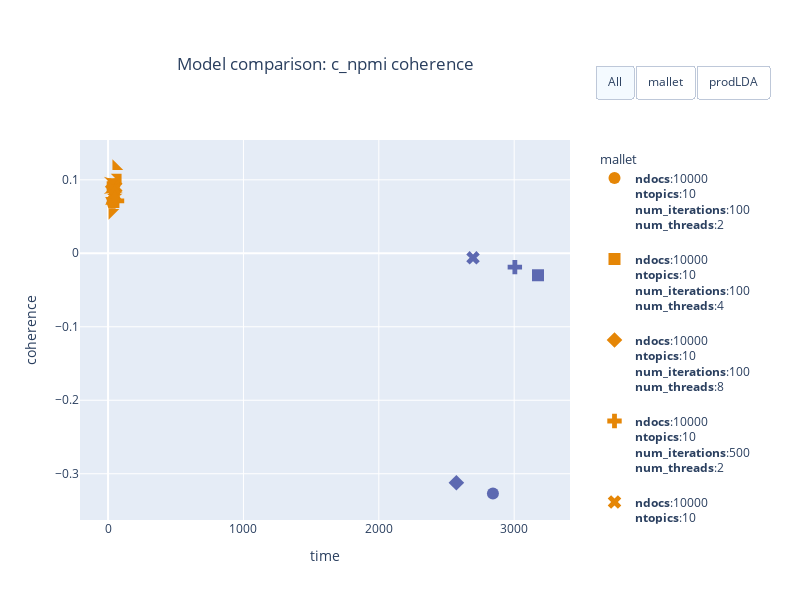
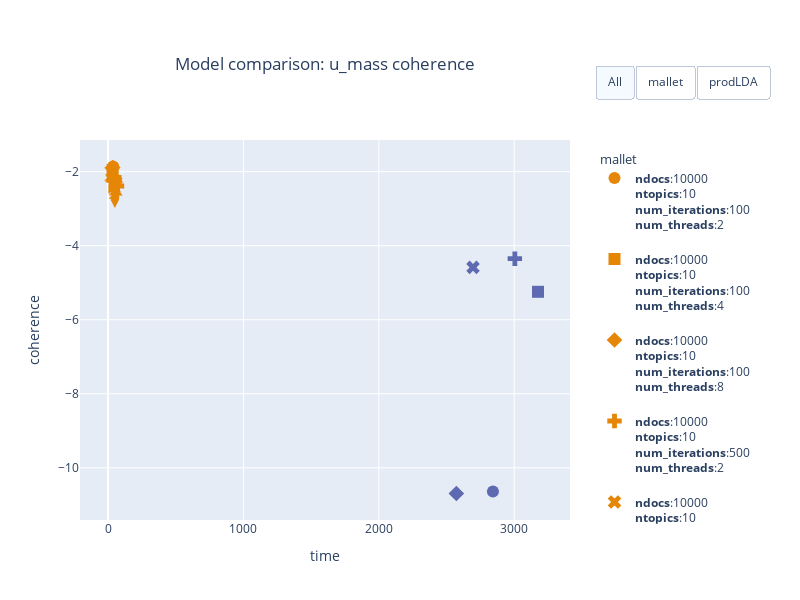

Notebook cell for these charts, in order:
### Code cell
for fig in compare_models_coherence(models):
    fig.show()

### Figure 1 — Plotly figure (JSON) as saved in the notebook; plotly's stock layout.template omitted (floating-point values rounded to 4 significant figures)
{"data": [{"legendgroup": "mallet", "legendgrouptitle": {"text": "mallet"}, "marker": {"color": "rgb(229, 134, 6)", "size": 12, "symbol": 0}, "mode": "markers", "name": "<b>ndocs</b>:10000<br><b>ntopics</b>:10<br><b>num_iterations</b>:100<br><b>num_threads</b>:2<br>", "text": "<b>ndocs</b>:10000<br><b>ntopics</b>:10<br><b>num_iterations</b>:100<br><b>num_threads</b>:2<br>", "textposition": "top center", "type": "scatter", "x": [37], "y": [0.09199]}, {"legendgroup": "mallet", "legendgrouptitle": {"text": "mallet"}, "marker": {"color": "rgb(229, 134, 6)", "size": 12, "symbol": 1}, "mode": "markers", "name": "<b>ndocs</b>:10000<br><b>ntopics</b>:10<br><b>num_iterations</b>:100<br><b>num_threads</b>:4<br>", "text": "<b>ndocs</b>:10000<br><b>ntopics</b>:10<br><b>num_iterations</b>:100<br><b>num_threads</b>:4<br>", "textposition": "top center", "type": "scatter", "x": [34], "y": [0.08991]}, {"legendgroup": "mallet", "legendgrouptitle": {"text": "mallet"}, "marker": {"color": "rgb(229, 134, 6)", "size": 12, "symbol": 2}, "mode": "markers", "name": "<b>ndocs</b>:10000<br><b>ntopics</b>:10<br><b>num_iterations</b>:100<br><b>num_threads</b>:8<br>", "text": "<b>ndocs</b>:10000<br><b>ntopics</b>:10<br><b>num_iterations</b>:100<br><b>num_threads</b>:8<br>", "textposition": "top center", "type": "scatter", "x": [34], "y": [0.09051]}, {"legendgroup": "mallet", "legendgrouptitle": {"text": "mallet"}, "marker": {"color": "rgb(229, 134, 6)", "size": 12, "symbol": 3}, "mode": "markers", "name": "<b>ndocs</b>:10000<br><b>ntopics</b>:10<br><b>num_iterations</b>:500<br><b>num_threads</b>:2<br>", "text": "<b>ndocs</b>:10000<br><b>ntopics</b>:10<br><b>num_iterations</b>:500<br><b>num_threads</b>:2<br>", "textposition": "top center", "type": "scatter", "x": [66], "y": [0.07131]}, {"legendgroup": "mallet", "legendgrouptitle": {"text": "mallet"}, "marker": {"color": "rgb(229, 134, 6)", "size": 12, "symbol": 4}, "mode": "markers", "name": "<b>ndocs</b>:10000<br><b>ntopics</b>:10<br><b>num_iterations</b>:500<br><b>num_threads</b>:4<br>", "text": "<b>ndocs</b>:10000<br><b>ntopics</b>:10<br><b>num_iterations</b>:500<br><b>num_threads</b>:4<br>", "textposition": "top center", "type": "scatter", "x": [57], "y": [0.08989]}, {"legendgroup": "mallet", "legendgrouptitle": {"text": "mallet"}, "marker": {"color": "rgb(229, 134, 6)", "size": 12, "symbol": 5}, "mode": "markers", "name": "<b>ndocs</b>:10000<br><b>ntopics</b>:10<br><b>num_iterations</b>:500<br><b>num_threads</b>:8<br>", "text": "<b>ndocs</b>:10000<br><b>ntopics</b>:10<br><b>num_iterations</b>:500<br><b>num_threads</b>:8<br>", "textposition": "top center", "type": "scatter", "x": [57], "y": [0.07553]}, {"legendgroup": "mallet", "legendgrouptitle": {"text": "mallet"}, "marker": {"color": "rgb(229, 134, 6)", "size": 12, "symbol": 6}, "mode": "markers", "name": "<b>ndocs</b>:10000<br><b>ntopics</b>:20<br><b>num_iterations</b>:100<br><b>num_threads</b>:2<br>", "text": "<b>ndocs</b>:10000<br><b>ntopics</b>:20<br><b>num_iterations</b>:100<br><b>num_threads</b>:2<br>", "textposition": "top center", "type": "scatter", "x": [39], "y": [0.08383]}, {"legendgroup": "mallet", "legendgrouptitle": {"text": "mallet"}, "marker": {"color": "rgb(229, 134, 6)", "size": 12, "symbol": 7}, "mode": "markers", "name": "<b>ndocs</b>:10000<br><b>ntopics</b>:20<br><b>num_iterations</b>:100<br><b>num_threads</b>:4<br>", "text": "<b>ndocs</b>:10000<br><b>ntopics</b>:20<br><b>num_iterations</b>:100<br><b>num_threads</b>:4<br>", "textposition": "top center", "type": "scatter", "x": [36], "y": [0.08409]}, {"legendgroup": "mallet", "legendgrouptitle": {"text": "mallet"}, "marker": {"color": "rgb(229, 134, 6)", "size": 12, "symbol": 8}, "mode": "markers", "name": "<b>ndocs</b>:10000<br><b>ntopics</b>:20<br><b>num_iterations</b>:100<br><b>num_threads</b>:8<br>", "text": "<b>ndocs</b>:10000<br><b>ntopics</b>:20<br><b>num_iterations</b>:100<br><b>num_threads</b>:8<br>", "textposition": "top center", "type": "scatter", "x": [36], "y": [0.09255]}, {"legendgroup": "mallet", "legendgrouptitle": {"text": "mallet"}, "marker": {"color": "rgb(229, 134, 6)", "size": 12, "symbol": 9}, "mode": "markers", "name": "<b>ndocs</b>:10000<br><b>ntopics</b>:20<br><b>num_iterations</b>:500<br><b>num_threads</b>:2<br>", "text": "<b>ndocs</b>:10000<br><b>ntopics</b>:20<br><b>num_iterations</b>:500<br><b>num_threads</b>:2<br>", "textposition": "top center", "type": "scatter", "x": [73], "y": [0.1033]}, {"legendgroup": "mallet", "legendgrouptitle": {"text": "mallet"}, "marker": {"color": "rgb(229, 134, 6)", "size": 12, "symbol": 10}, "mode": "markers", "name": "<b>ndocs</b>:10000<br><b>ntopics</b>:20<br><b>num_iterations</b>:500<br><b>num_threads</b>:4<br>", "text": "<b>ndocs</b>:10000<br><b>ntopics</b>:20<br><b>num_iterations</b>:500<br><b>num_threads</b>:4<br>", "textposition": "top center", "type": "scatter", "x": [56], "y": [0.09468]}, {"legendgroup": "mallet", "legendgrouptitle": {"text": "mallet"}, "marker": {"color": "rgb(229, 134, 6)", "size": 12, "symbol": 11}, "mode": "markers", "name": "<b>ndocs</b>:10000<br><b>ntopics</b>:20<br><b>num_iterations</b>:500<br><b>num_threads</b>:8<br>", "text": "<b>ndocs</b>:10000<br><b>ntopics</b>:20<br><b>num_iterations</b>:500<br><b>num_threads</b>:8<br>", "textposition": "top center", "type": "scatter", "x": [59], "y": [0.1181]}, {"legendgroup": "mallet", "legendgrouptitle": {"text": "mallet"}, "marker": {"color": "rgb(229, 134, 6)", "size": 12, "symbol": 12}, "mode": "markers", "name": "<b>ndocs</b>:5000<br><b>ntopics</b>:10<br><b>num_iterations</b>:100<br><b>num_threads</b>:2<br>", "text": "<b>ndocs</b>:5000<br><b>ntopics</b>:10<br><b>num_iterations</b>:100<br><b>num_threads</b>:2<br>", "textposition": "top center", "type": "scatter", "x": [30], "y": [0.05542]}, {"legendgroup": "mallet", "legendgrouptitle": {"text": "mallet"}, "marker": {"color": "rgb(229, 134, 6)", "size": 12, "symbol": 13}, "mode": "markers", "name": "<b>ndocs</b>:5000<br><b>ntopics</b>:10<br><b>num_iterations</b>:100<br><b>num_threads</b>:4<br>", "text": "<b>ndocs</b>:5000<br><b>ntopics</b>:10<br><b>num_iterations</b>:100<br><b>num_threads</b>:4<br>", "textposition": "top center", "type": "scatter", "x": [29], "y": [0.06716]}, {"legendgroup": "mallet", "legendgrouptitle": {"text": "mallet"}, "marker": {"color": "rgb(229, 134, 6)", "size": 12, "symbol": 14}, "mode": "markers", "name": "<b>ndocs</b>:5000<br><b>ntopics</b>:10<br><b>num_iterations</b>:100<br><b>num_threads</b>:8<br>", "text": "<b>ndocs</b>:5000<br><b>ntopics</b>:10<br><b>num_iterations</b>:100<br><b>num_threads</b>:8<br>", "textposition": "top center", "type": "scatter", "x": [29], "y": [0.07223]}, {"legendgroup": "mallet", "legendgrouptitle": {"text": "mallet"}, "marker": {"color": "rgb(229, 134, 6)", "size": 12, "symbol": 15}, "mode": "markers", "name": "<b>ndocs</b>:5000<br><b>ntopics</b>:10<br><b>num_iterations</b>:500<br><b>num_threads</b>:2<br>", "text": "<b>ndocs</b>:5000<br><b>ntopics</b>:10<br><b>num_iterations</b>:500<br><b>num_threads</b>:2<br>", "textposition": "top center", "type": "scatter", "x": [44], "y": [0.07182]}, {"legendgroup": "mallet", "legendgrouptitle": {"text": "mallet"}, "marker": {"color": "rgb(229, 134, 6)", "size": 12, "symbol": 16}, "mode": "markers", "name": "<b>ndocs</b>:5000<br><b>ntopics</b>:10<br><b>num_iterations</b>:500<br><b>num_threads</b>:4<br>", "text": "<b>ndocs</b>:5000<br><b>ntopics</b>:10<br><b>num_iterations</b>:500<br><b>num_threads</b>:4<br>", "textposition": "top center", "type": "scatter", "x": [45], "y": [0.07424]}, {"legendgroup": "mallet", "legendgrouptitle": {"text": "mallet"}, "marker": {"color": "rgb(229, 134, 6)", "size": 12, "symbol": 17}, "mode": "markers", "name": "<b>ndocs</b>:5000<br><b>ntopics</b>:10<br><b>num_iterations</b>:500<br><b>num_threads</b>:8<br>", "text": "<b>ndocs</b>:5000<br><b>ntopics</b>:10<br><b>num_iterations</b>:500<br><b>num_threads</b>:8<br>", "textposition": "top center", "type": "scatter", "x": [48], "y": [0.07751]}, {"legendgroup": "mallet", "legendgrouptitle": {"text": "mallet"}, "marker": {"color": "rgb(229, 134, 6)", "size": 12, "symbol": 18}, "mode": "markers", "name": "<b>ndocs</b>:5000<br><b>ntopics</b>:20<br><b>num_iterations</b>:100<br><b>num_threads</b>:2<br>", "text": "<b>ndocs</b>:5000<br><b>ntopics</b>:20<br><b>num_iterations</b>:100<br><b>num_threads</b>:2<br>", "textposition": "top center", "type": "scatter", "x": [29], "y": [0.07127]}, {"legendgroup": "mallet", "legendgrouptitle": {"text": "mallet"}, "marker": {"color": "rgb(229, 134, 6)", "size": 12, "symbol": 19}, "mode": "markers", "name": "<b>ndocs</b>:5000<br><b>ntopics</b>:20<br><b>num_iterations</b>:100<br><b>num_threads</b>:4<br>", "text": "<b>ndocs</b>:5000<br><b>ntopics</b>:20<br><b>num_iterations</b>:100<br><b>num_threads</b>:4<br>", "textposition": "top center", "type": "scatter", "x": [30], "y": [0.08715]}, {"legendgroup": "mallet", "legendgrouptitle": {"text": "mallet"}, "marker": {"color": "rgb(229, 134, 6)", "size": 12, "symbol": 20}, "mode": "markers", "name": "<b>ndocs</b>:5000<br><b>ntopics</b>:20<br><b>num_iterations</b>:100<br><b>num_threads</b>:8<br>", "text": "<b>ndocs</b>:5000<br><b>ntopics</b>:20<br><b>num_iterations</b>:100<br><b>num_threads</b>:8<br>", "textposition": "top center", "type": "scatter", "x": [30], "y": [0.09757]}, {"legendgroup": "mallet", "legendgrouptitle": {"text": "mallet"}, "marker": {"color": "rgb(229, 134, 6)", "size": 12, "symbol": 21}, "mode": "markers", "name": "<b>ndocs</b>:5000<br><b>ntopics</b>:20<br><b>num_iterations</b>:500<br><b>num_threads</b>:2<br>", "text": "<b>ndocs</b>:5000<br><b>ntopics</b>:20<br><b>num_iterations</b>:500<br><b>num_threads</b>:2<br>", "textposition": "top center", "type": "scatter", "x": [47], "y": [0.08763]}, {"legendgroup": "mallet", "legendgrouptitle": {"text": "mallet"}, "marker": {"color": "rgb(229, 134, 6)", "size": 12, "symbol": 22}, "mode": "markers", "name": "<b>ndocs</b>:5000<br><b>ntopics</b>:20<br><b>num_iterations</b>:500<br><b>num_threads</b>:4<br>", "text": "<b>ndocs</b>:5000<br><b>ntopics</b>:20<br><b>num_iterations</b>:500<br><b>num_threads</b>:4<br>", "textposition": "top center", "type": "scatter", "x": [47], "y": [0.08332]}, {"legendgroup": "mallet", "legendgrouptitle": {"text": "mallet"}, "marker": {"color": "rgb(229, 134, 6)", "size": 12, "symbol": 23}, "mode": "markers", "name": "<b>ndocs</b>:5000<br><b>ntopics</b>:20<br><b>num_iterations</b>:500<br><b>num_threads</b>:8<br>", "text": "<b>ndocs</b>:5000<br><b>ntopics</b>:20<br><b>num_iterations</b>:500<br><b>num_threads</b>:8<br>", "textposition": "top center", "type": "scatter", "x": [50], "y": [0.0754]}, {"legendgroup": "prodLDA", "legendgrouptitle": {"text": "prodLDA"}, "marker": {"color": "rgb(93, 105, 177)", "size": 12, "symbol": 0}, "mode": "markers", "name": "<b>ndocs</b>:5000<br><b>n_components</b>:10<br><b>num_samples</b>:10<br><b>num_epochs</b>:10<br><b>model_type</b>:LDA<br>", "text": "<b>ndocs</b>:5000<br><b>n_components</b>:10<br><b>num_samples</b>:10<br><b>num_epochs</b>:10<br><b>model_type</b>:LDA<br>", "textposition": "top center", "type": "scatter", "x": [2843], "y": [-0.3269]}, {"legendgroup": "prodLDA", "legendgrouptitle": {"text": "prodLDA"}, "marker": {"color": "rgb(93, 105, 177)", "size": 12, "symbol": 1}, "mode": "markers", "name": "<b>ndocs</b>:5000<br><b>n_components</b>:10<br><b>num_samples</b>:10<br><b>num_epochs</b>:10<br><b>model_type</b>:prodLDA<br>", "text": "<b>ndocs</b>:5000<br><b>n_components</b>:10<br><b>num_samples</b>:10<br><b>num_epochs</b>:10<br><b>model_type</b>:prodLDA<br>", "textposition": "top center", "type": "scatter", "x": [3176], "y": [-0.02992]}, {"legendgroup": "prodLDA", "legendgrouptitle": {"text": "prodLDA"}, "marker": {"color": "rgb(93, 105, 177)", "size": 12, "symbol": 2}, "mode": "markers", "name": "<b>ndocs</b>:5000<br><b>n_components</b>:10<br><b>num_samples</b>:20<br><b>num_epochs</b>:10<br><b>model_type</b>:LDA<br>", "text": "<b>ndocs</b>:5000<br><b>n_components</b>:10<br><b>num_samples</b>:20<br><b>num_epochs</b>:10<br><b>model_type</b>:LDA<br>", "textposition": "top center", "type": "scatter", "x": [2573], "y": [-0.3122]}, {"legendgroup": "prodLDA", "legendgrouptitle": {"text": "prodLDA"}, "marker": {"color": "rgb(93, 105, 177)", "size": 12, "symbol": 3}, "mode": "markers", "name": "<b>ndocs</b>:5000<br><b>n_components</b>:10<br><b>num_samples</b>:20<br><b>num_epochs</b>:10<br><b>model_type</b>:prodLDA<br>", "text": "<b>ndocs</b>:5000<br><b>n_components</b>:10<br><b>num_samples</b>:20<br><b>num_epochs</b>:10<br><b>model_type</b>:prodLDA<br>", "textposition": "top center", "type": "scatter", "x": [3005], "y": [-0.01886]}, {"legendgroup": "prodLDA", "legendgrouptitle": {"text": "prodLDA"}, "marker": {"color": "rgb(93, 105, 177)", "size": 12, "symbol": 4}, "mode": "markers", "name": "<b>ndocs</b>:5000<br><b>n_components</b>:20<br><b>num_samples</b>:10<br><b>num_epochs</b>:10<br><b>model_type</b>:prodLDA<br>", "text": "<b>ndocs</b>:5000<br><b>n_components</b>:20<br><b>num_samples</b>:10<br><b>num_epochs</b>:10<br><b>model_type</b>:prodLDA<br>", "textposition": "top center", "type": "scatter", "x": [2696], "y": [-0.006128]}], "layout": {"height": 600, "legend": {"groupclick": "toggleitem", "valign": "top", "x": 1.05, "xanchor": "left", "y": 0.99, "yanchor": "top"}, "margin": {"autoexpand": true, "b": 80, "l": 80, "r": 60, "t": 140}, "showlegend": true, "title": {"text": "Model comparison: c_npmi coherence", "x": 0.5, "xanchor": "center", "xref": "paper"}, "updatemenus": [{"active": 0, "buttons": [{"args": [{"visible": true}], "args2": [{"visible": false}], "label": "All", "method": "restyle", "visible": true}, {"args": [{"visible": true}, [0, 1, 2, 3, 4, 5, 6, 7, 8, 9, 10, 11, 12, 13, 14, 15, 16, 17, 18, 19, 20, 21, 22, 23]], "args2": [{"visible": false}, [0, 1, 2, 3, 4, 5, 6, 7, 8, 9, 10, 11, 12, 13, 14, 15, 16, 17, 18, 19, 20, 21, 22, 23]], "label": "mallet", "method": "restyle", "visible": true}, {"args": [{"visible": true}, [24, 25, 26, 27, 28]], "args2": [{"visible": false}, [24, 25, 26, 27, 28]], "label": "prodLDA", "method": "restyle", "visible": true}], "direction": "right", "pad": {"r": 20, "t": 20}, "showactive": true, "type": "buttons", "x": 1.05, "xanchor": "left", "y": 1.25, "yanchor": "top"}], "width": 800, "xaxis": {"title": {"text": "time"}}, "yaxis": {"title": {"text": "coherence"}}}}

### Figure 2 — Plotly figure (JSON) as saved in the notebook; plotly's stock layout.template omitted (floating-point values rounded to 4 significant figures)
{"data": [{"legendgroup": "mallet", "legendgrouptitle": {"text": "mallet"}, "marker": {"color": "rgb(229, 134, 6)", "size": 12, "symbol": 0}, "mode": "markers", "name": "<b>ndocs</b>:10000<br><b>ntopics</b>:10<br><b>num_iterations</b>:100<br><b>num_threads</b>:2<br>", "text": "<b>ndocs</b>:10000<br><b>ntopics</b>:10<br><b>num_iterations</b>:100<br><b>num_threads</b>:2<br>", "textposition": "top center", "type": "scatter", "x": [37], "y": [-1.861]}, {"legendgroup": "mallet", "legendgrouptitle": {"text": "mallet"}, "marker": {"color": "rgb(229, 134, 6)", "size": 12, "symbol": 1}, "mode": "markers", "name": "<b>ndocs</b>:10000<br><b>ntopics</b>:10<br><b>num_iterations</b>:100<br><b>num_threads</b>:4<br>", "text": "<b>ndocs</b>:10000<br><b>ntopics</b>:10<br><b>num_iterations</b>:100<br><b>num_threads</b>:4<br>", "textposition": "top center", "type": "scatter", "x": [34], "y": [-1.953]}, {"legendgroup": "mallet", "legendgrouptitle": {"text": "mallet"}, "marker": {"color": "rgb(229, 134, 6)", "size": 12, "symbol": 2}, "mode": "markers", "name": "<b>ndocs</b>:10000<br><b>ntopics</b>:10<br><b>num_iterations</b>:100<br><b>num_threads</b>:8<br>", "text": "<b>ndocs</b>:10000<br><b>ntopics</b>:10<br><b>num_iterations</b>:100<br><b>num_threads</b>:8<br>", "textposition": "top center", "type": "scatter", "x": [34], "y": [-1.889]}, {"legendgroup": "mallet", "legendgrouptitle": {"text": "mallet"}, "marker": {"color": "rgb(229, 134, 6)", "size": 12, "symbol": 3}, "mode": "markers", "name": "<b>ndocs</b>:10000<br><b>ntopics</b>:10<br><b>num_iterations</b>:500<br><b>num_threads</b>:2<br>", "text": "<b>ndocs</b>:10000<br><b>ntopics</b>:10<br><b>num_iterations</b>:500<br><b>num_threads</b>:2<br>", "textposition": "top center", "type": "scatter", "x": [66], "y": [-2.388]}, {"legendgroup": "mallet", "legendgrouptitle": {"text": "mallet"}, "marker": {"color": "rgb(229, 134, 6)", "size": 12, "symbol": 4}, "mode": "markers", "name": "<b>ndocs</b>:10000<br><b>ntopics</b>:10<br><b>num_iterations</b>:500<br><b>num_threads</b>:4<br>", "text": "<b>ndocs</b>:10000<br><b>ntopics</b>:10<br><b>num_iterations</b>:500<br><b>num_threads</b>:4<br>", "textposition": "top center", "type": "scatter", "x": [57], "y": [-2.285]}, {"legendgroup": "mallet", "legendgrouptitle": {"text": "mallet"}, "marker": {"color": "rgb(229, 134, 6)", "size": 12, "symbol": 5}, "mode": "markers", "name": "<b>ndocs</b>:10000<br><b>ntopics</b>:10<br><b>num_iterations</b>:500<br><b>num_threads</b>:8<br>", "text": "<b>ndocs</b>:10000<br><b>ntopics</b>:10<br><b>num_iterations</b>:500<br><b>num_threads</b>:8<br>", "textposition": "top center", "type": "scatter", "x": [57], "y": [-2.562]}, {"legendgroup": "mallet", "legendgrouptitle": {"text": "mallet"}, "marker": {"color": "rgb(229, 134, 6)", "size": 12, "symbol": 6}, "mode": "markers", "name": "<b>ndocs</b>:10000<br><b>ntopics</b>:20<br><b>num_iterations</b>:100<br><b>num_threads</b>:2<br>", "text": "<b>ndocs</b>:10000<br><b>ntopics</b>:20<br><b>num_iterations</b>:100<br><b>num_threads</b>:2<br>", "textposition": "top center", "type": "scatter", "x": [39], "y": [-2.287]}, {"legendgroup": "mallet", "legendgrouptitle": {"text": "mallet"}, "marker": {"color": "rgb(229, 134, 6)", "size": 12, "symbol": 7}, "mode": "markers", "name": "<b>ndocs</b>:10000<br><b>ntopics</b>:20<br><b>num_iterations</b>:100<br><b>num_threads</b>:4<br>", "text": "<b>ndocs</b>:10000<br><b>ntopics</b>:20<br><b>num_iterations</b>:100<br><b>num_threads</b>:4<br>", "textposition": "top center", "type": "scatter", "x": [36], "y": [-2.144]}, {"legendgroup": "mallet", "legendgrouptitle": {"text": "mallet"}, "marker": {"color": "rgb(229, 134, 6)", "size": 12, "symbol": 8}, "mode": "markers", "name": "<b>ndocs</b>:10000<br><b>ntopics</b>:20<br><b>num_iterations</b>:100<br><b>num_threads</b>:8<br>", "text": "<b>ndocs</b>:10000<br><b>ntopics</b>:20<br><b>num_iterations</b>:100<br><b>num_threads</b>:8<br>", "textposition": "top center", "type": "scatter", "x": [36], "y": [-2.167]}, {"legendgroup": "mallet", "legendgrouptitle": {"text": "mallet"}, "marker": {"color": "rgb(229, 134, 6)", "size": 12, "symbol": 9}, "mode": "markers", "name": "<b>ndocs</b>:10000<br><b>ntopics</b>:20<br><b>num_iterations</b>:500<br><b>num_threads</b>:2<br>", "text": "<b>ndocs</b>:10000<br><b>ntopics</b>:20<br><b>num_iterations</b>:500<br><b>num_threads</b>:2<br>", "textposition": "top center", "type": "scatter", "x": [73], "y": [-2.186]}, {"legendgroup": "mallet", "legendgrouptitle": {"text": "mallet"}, "marker": {"color": "rgb(229, 134, 6)", "size": 12, "symbol": 10}, "mode": "markers", "name": "<b>ndocs</b>:10000<br><b>ntopics</b>:20<br><b>num_iterations</b>:500<br><b>num_threads</b>:4<br>", "text": "<b>ndocs</b>:10000<br><b>ntopics</b>:20<br><b>num_iterations</b>:500<br><b>num_threads</b>:4<br>", "textposition": "top center", "type": "scatter", "x": [56], "y": [-2.636]}, {"legendgroup": "mallet", "legendgrouptitle": {"text": "mallet"}, "marker": {"color": "rgb(229, 134, 6)", "size": 12, "symbol": 11}, "mode": "markers", "name": "<b>ndocs</b>:10000<br><b>ntopics</b>:20<br><b>num_iterations</b>:500<br><b>num_threads</b>:8<br>", "text": "<b>ndocs</b>:10000<br><b>ntopics</b>:20<br><b>num_iterations</b>:500<br><b>num_threads</b>:8<br>", "textposition": "top center", "type": "scatter", "x": [59], "y": [-2.194]}, {"legendgroup": "mallet", "legendgrouptitle": {"text": "mallet"}, "marker": {"color": "rgb(229, 134, 6)", "size": 12, "symbol": 12}, "mode": "markers", "name": "<b>ndocs</b>:5000<br><b>ntopics</b>:10<br><b>num_iterations</b>:100<br><b>num_threads</b>:2<br>", "text": "<b>ndocs</b>:5000<br><b>ntopics</b>:10<br><b>num_iterations</b>:100<br><b>num_threads</b>:2<br>", "textposition": "top center", "type": "scatter", "x": [30], "y": [-2.424]}, {"legendgroup": "mallet", "legendgrouptitle": {"text": "mallet"}, "marker": {"color": "rgb(229, 134, 6)", "size": 12, "symbol": 13}, "mode": "markers", "name": "<b>ndocs</b>:5000<br><b>ntopics</b>:10<br><b>num_iterations</b>:100<br><b>num_threads</b>:4<br>", "text": "<b>ndocs</b>:5000<br><b>ntopics</b>:10<br><b>num_iterations</b>:100<br><b>num_threads</b>:4<br>", "textposition": "top center", "type": "scatter", "x": [29], "y": [-2.153]}, {"legendgroup": "mallet", "legendgrouptitle": {"text": "mallet"}, "marker": {"color": "rgb(229, 134, 6)", "size": 12, "symbol": 14}, "mode": "markers", "name": "<b>ndocs</b>:5000<br><b>ntopics</b>:10<br><b>num_iterations</b>:100<br><b>num_threads</b>:8<br>", "text": "<b>ndocs</b>:5000<br><b>ntopics</b>:10<br><b>num_iterations</b>:100<br><b>num_threads</b>:8<br>", "textposition": "top center", "type": "scatter", "x": [29], "y": [-2.0]}, {"legendgroup": "mallet", "legendgrouptitle": {"text": "mallet"}, "marker": {"color": "rgb(229, 134, 6)", "size": 12, "symbol": 15}, "mode": "markers", "name": "<b>ndocs</b>:5000<br><b>ntopics</b>:10<br><b>num_iterations</b>:500<br><b>num_threads</b>:2<br>", "text": "<b>ndocs</b>:5000<br><b>ntopics</b>:10<br><b>num_iterations</b>:500<br><b>num_threads</b>:2<br>", "textposition": "top center", "type": "scatter", "x": [44], "y": [-2.203]}, {"legendgroup": "mallet", "legendgrouptitle": {"text": "mallet"}, "marker": {"color": "rgb(229, 134, 6)", "size": 12, "symbol": 16}, "mode": "markers", "name": "<b>ndocs</b>:5000<br><b>ntopics</b>:10<br><b>num_iterations</b>:500<br><b>num_threads</b>:4<br>", "text": "<b>ndocs</b>:5000<br><b>ntopics</b>:10<br><b>num_iterations</b>:500<br><b>num_threads</b>:4<br>", "textposition": "top center", "type": "scatter", "x": [45], "y": [-2.422]}, {"legendgroup": "mallet", "legendgrouptitle": {"text": "mallet"}, "marker": {"color": "rgb(229, 134, 6)", "size": 12, "symbol": 17}, "mode": "markers", "name": "<b>ndocs</b>:5000<br><b>ntopics</b>:10<br><b>num_iterations</b>:500<br><b>num_threads</b>:8<br>", "text": "<b>ndocs</b>:5000<br><b>ntopics</b>:10<br><b>num_iterations</b>:500<br><b>num_threads</b>:8<br>", "textposition": "top center", "type": "scatter", "x": [48], "y": [-2.349]}, {"legendgroup": "mallet", "legendgrouptitle": {"text": "mallet"}, "marker": {"color": "rgb(229, 134, 6)", "size": 12, "symbol": 18}, "mode": "markers", "name": "<b>ndocs</b>:5000<br><b>ntopics</b>:20<br><b>num_iterations</b>:100<br><b>num_threads</b>:2<br>", "text": "<b>ndocs</b>:5000<br><b>ntopics</b>:20<br><b>num_iterations</b>:100<br><b>num_threads</b>:2<br>", "textposition": "top center", "type": "scatter", "x": [29], "y": [-2.177]}, {"legendgroup": "mallet", "legendgrouptitle": {"text": "mallet"}, "marker": {"color": "rgb(229, 134, 6)", "size": 12, "symbol": 19}, "mode": "markers", "name": "<b>ndocs</b>:5000<br><b>ntopics</b>:20<br><b>num_iterations</b>:100<br><b>num_threads</b>:4<br>", "text": "<b>ndocs</b>:5000<br><b>ntopics</b>:20<br><b>num_iterations</b>:100<br><b>num_threads</b>:4<br>", "textposition": "top center", "type": "scatter", "x": [30], "y": [-2.125]}, {"legendgroup": "mallet", "legendgrouptitle": {"text": "mallet"}, "marker": {"color": "rgb(229, 134, 6)", "size": 12, "symbol": 20}, "mode": "markers", "name": "<b>ndocs</b>:5000<br><b>ntopics</b>:20<br><b>num_iterations</b>:100<br><b>num_threads</b>:8<br>", "text": "<b>ndocs</b>:5000<br><b>ntopics</b>:20<br><b>num_iterations</b>:100<br><b>num_threads</b>:8<br>", "textposition": "top center", "type": "scatter", "x": [30], "y": [-2.011]}, {"legendgroup": "mallet", "legendgrouptitle": {"text": "mallet"}, "marker": {"color": "rgb(229, 134, 6)", "size": 12, "symbol": 21}, "mode": "markers", "name": "<b>ndocs</b>:5000<br><b>ntopics</b>:20<br><b>num_iterations</b>:500<br><b>num_threads</b>:2<br>", "text": "<b>ndocs</b>:5000<br><b>ntopics</b>:20<br><b>num_iterations</b>:500<br><b>num_threads</b>:2<br>", "textposition": "top center", "type": "scatter", "x": [47], "y": [-2.383]}, {"legendgroup": "mallet", "legendgrouptitle": {"text": "mallet"}, "marker": {"color": "rgb(229, 134, 6)", "size": 12, "symbol": 22}, "mode": "markers", "name": "<b>ndocs</b>:5000<br><b>ntopics</b>:20<br><b>num_iterations</b>:500<br><b>num_threads</b>:4<br>", "text": "<b>ndocs</b>:5000<br><b>ntopics</b>:20<br><b>num_iterations</b>:500<br><b>num_threads</b>:4<br>", "textposition": "top center", "type": "scatter", "x": [47], "y": [-2.256]}, {"legendgroup": "mallet", "legendgrouptitle": {"text": "mallet"}, "marker": {"color": "rgb(229, 134, 6)", "size": 12, "symbol": 23}, "mode": "markers", "name": "<b>ndocs</b>:5000<br><b>ntopics</b>:20<br><b>num_iterations</b>:500<br><b>num_threads</b>:8<br>", "text": "<b>ndocs</b>:5000<br><b>ntopics</b>:20<br><b>num_iterations</b>:500<br><b>num_threads</b>:8<br>", "textposition": "top center", "type": "scatter", "x": [50], "y": [-2.757]}, {"legendgroup": "prodLDA", "legendgrouptitle": {"text": "prodLDA"}, "marker": {"color": "rgb(93, 105, 177)", "size": 12, "symbol": 0}, "mode": "markers", "name": "<b>ndocs</b>:5000<br><b>n_components</b>:10<br><b>num_samples</b>:10<br><b>num_epochs</b>:10<br><b>model_type</b>:LDA<br>", "text": "<b>ndocs</b>:5000<br><b>n_components</b>:10<br><b>num_samples</b>:10<br><b>num_epochs</b>:10<br><b>model_type</b>:LDA<br>", "textposition": "top center", "type": "scatter", "x": [2843], "y": [-10.64]}, {"legendgroup": "prodLDA", "legendgrouptitle": {"text": "prodLDA"}, "marker": {"color": "rgb(93, 105, 177)", "size": 12, "symbol": 1}, "mode": "markers", "name": "<b>ndocs</b>:5000<br><b>n_components</b>:10<br><b>num_samples</b>:10<br><b>num_epochs</b>:10<br><b>model_type</b>:prodLDA<br>", "text": "<b>ndocs</b>:5000<br><b>n_components</b>:10<br><b>num_samples</b>:10<br><b>num_epochs</b>:10<br><b>model_type</b>:prodLDA<br>", "textposition": "top center", "type": "scatter", "x": [3176], "y": [-5.245]}, {"legendgroup": "prodLDA", "legendgrouptitle": {"text": "prodLDA"}, "marker": {"color": "rgb(93, 105, 177)", "size": 12, "symbol": 2}, "mode": "markers", "name": "<b>ndocs</b>:5000<br><b>n_components</b>:10<br><b>num_samples</b>:20<br><b>num_epochs</b>:10<br><b>model_type</b>:LDA<br>", "text": "<b>ndocs</b>:5000<br><b>n_components</b>:10<br><b>num_samples</b>:20<br><b>num_epochs</b>:10<br><b>model_type</b>:LDA<br>", "textposition": "top center", "type": "scatter", "x": [2573], "y": [-10.69]}, {"legendgroup": "prodLDA", "legendgrouptitle": {"text": "prodLDA"}, "marker": {"color": "rgb(93, 105, 177)", "size": 12, "symbol": 3}, "mode": "markers", "name": "<b>ndocs</b>:5000<br><b>n_components</b>:10<br><b>num_samples</b>:20<br><b>num_epochs</b>:10<br><b>model_type</b>:prodLDA<br>", "text": "<b>ndocs</b>:5000<br><b>n_components</b>:10<br><b>num_samples</b>:20<br><b>num_epochs</b>:10<br><b>model_type</b>:prodLDA<br>", "textposition": "top center", "type": "scatter", "x": [3005], "y": [-4.351]}, {"legendgroup": "prodLDA", "legendgrouptitle": {"text": "prodLDA"}, "marker": {"color": "rgb(93, 105, 177)", "size": 12, "symbol": 4}, "mode": "markers", "name": "<b>ndocs</b>:5000<br><b>n_components</b>:20<br><b>num_samples</b>:10<br><b>num_epochs</b>:10<br><b>model_type</b>:prodLDA<br>", "text": "<b>ndocs</b>:5000<br><b>n_components</b>:20<br><b>num_samples</b>:10<br><b>num_epochs</b>:10<br><b>model_type</b>:prodLDA<br>", "textposition": "top center", "type": "scatter", "x": [2696], "y": [-4.587]}], "layout": {"height": 600, "legend": {"groupclick": "toggleitem", "valign": "top", "x": 1.05, "xanchor": "left", "y": 0.99, "yanchor": "top"}, "margin": {"autoexpand": true, "b": 80, "l": 80, "r": 60, "t": 140}, "showlegend": true, "title": {"text": "Model comparison: u_mass coherence", "x": 0.5, "xanchor": "center", "xref": "paper"}, "updatemenus": [{"active": 0, "buttons": [{"args": [{"visible": true}], "args2": [{"visible": false}], "label": "All", "method": "restyle", "visible": true}, {"args": [{"visible": true}, [0, 1, 2, 3, 4, 5, 6, 7, 8, 9, 10, 11, 12, 13, 14, 15, 16, 17, 18, 19, 20, 21, 22, 23]], "args2": [{"visible": false}, [0, 1, 2, 3, 4, 5, 6, 7, 8, 9, 10, 11, 12, 13, 14, 15, 16, 17, 18, 19, 20, 21, 22, 23]], "label": "mallet", "method": "restyle", "visible": true}, {"args": [{"visible": true}, [24, 25, 26, 27, 28]], "args2": [{"visible": false}, [24, 25, 26, 27, 28]], "label": "prodLDA", "method": "restyle", "visible": true}], "direction": "right", "pad": {"r": 20, "t": 20}, "showactive": true, "type": "buttons", "x": 1.05, "xanchor": "left", "y": 1.25, "yanchor": "top"}], "width": 800, "xaxis": {"title": {"text": "time"}}, "yaxis": {"title": {"text": "coherence"}}}}
